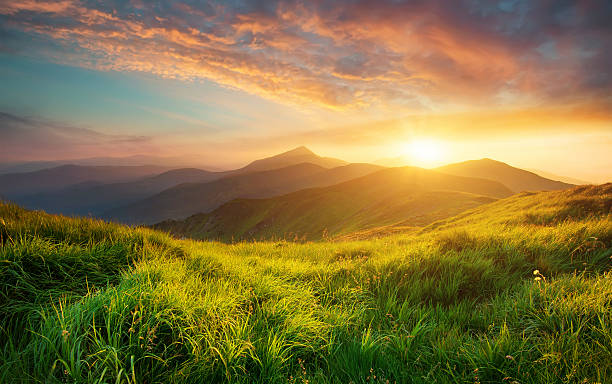
#> input picture sample.jpg, 612 x 384 px
$ python '24.t the Black hat technique as a Morphological operation to dilate t.py'
#> lines starting #> are read from the running program, lines starting #| are printed output that depends on the picture
import cv2
import numpy as np
# Read the image
image = cv2.imread("sample.jpg", cv2.IMREAD_GRAYSCALE) # Convert to grayscale while reading
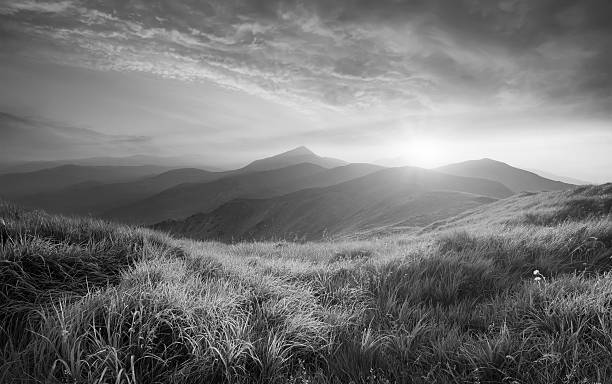
#> image: shape (384, 612); min 0, max 255, mean 116.6
# Define a kernel (5x5 structuring element)
kernel = cv2.getStructuringElement(cv2.MORPH_RECT, (5, 5))
# Apply the Black Hat transformation
blackhat = cv2.morphologyEx(image, cv2.MORPH_BLACKHAT, kernel)
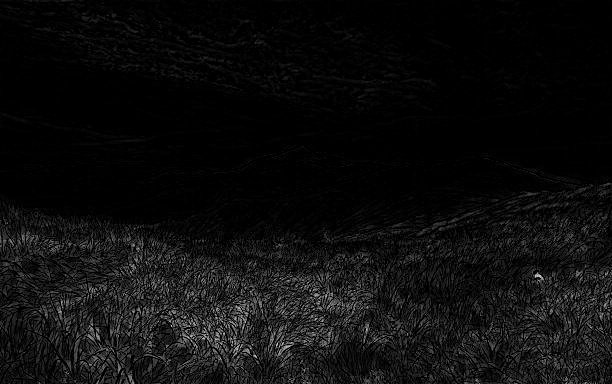
#> blackhat: shape (384, 612); min 0, max 204, mean 13.4
# Display images
cv2.imshow("Original Image", image)
cv2.imshow("Black Hat Image", blackhat)
# Wait for a key press and close the windows
cv2.waitKey(0)
cv2.destroyAllWindows()
